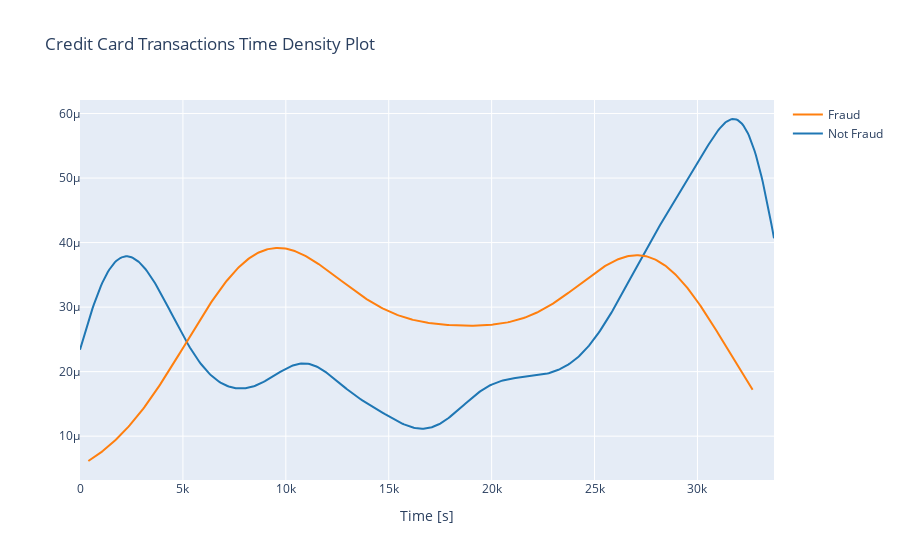

This figure's notebook cell:
### Markdown cell above
####Transactions in time

### Code cell
class_0 = data_df.loc[data_df['Class'] == 0]["Time"]
class_1 = data_df.loc[data_df['Class'] == 1]["Time"]

hist_data = [class_0, class_1]
group_labels = ['Not Fraud', 'Fraud']

fig = ff.create_distplot(hist_data, group_labels, show_hist=False, show_rug=False)
fig['layout'].update(title='Credit Card Transactions Time Density Plot', xaxis=dict(title='Time [s]'))
iplot(fig, filename='dist_only')

### Figure 1 — Plotly figure (JSON) as saved in the notebook; plotly's stock layout.template omitted (floating-point values rounded to 4 significant figures; data arrays with more than 128 entries replaced by an {"elided": "..."} marker saying what was removed)
{"data": [{"legendgroup": "Not Fraud", "marker": {"color": "rgb(31, 119, 180)"}, "mode": "lines", "name": "Not Fraud", "showlegend": true, "x": {"elided": "500 float values"}, "xaxis": "x", "y": {"elided": "500 float values"}, "yaxis": "y", "type": "scatter"}, {"legendgroup": "Fraud", "marker": {"color": "rgb(255, 127, 14)"}, "mode": "lines", "name": "Fraud", "showlegend": true, "x": {"elided": "500 float values"}, "xaxis": "x", "y": {"elided": "500 float values"}, "yaxis": "y", "type": "scatter"}], "layout": {"barmode": "overlay", "hovermode": "closest", "legend": {"traceorder": "reversed"}, "title": {"text": "Credit Card Transactions Time Density Plot"}, "xaxis": {"anchor": "y2", "domain": [0, 1], "title": {"text": "Time [s]"}, "zeroline": false}, "yaxis": {"anchor": "free", "domain": [0, 1], "position": 0}}}
